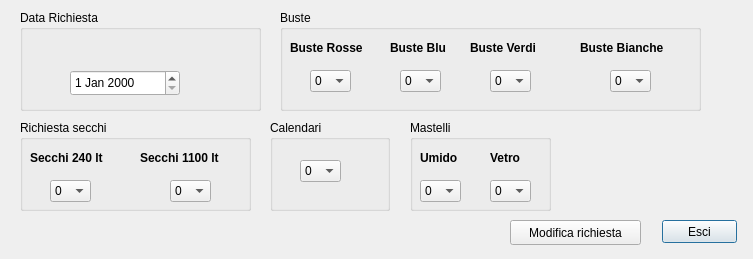
<?xml version="1.0" encoding="UTF-8"?>
<ui version="4.0">
 <class>ModificaRichiesta</class>
 <widget class="QDialog" name="ModificaRichiesta">
  <property name="geometry">
   <rect>
    <x>0</x>
    <y>0</y>
    <width>753</width>
    <height>259</height>
   </rect>
  </property>
  <property name="minimumSize">
   <size>
    <width>753</width>
    <height>259</height>
   </size>
  </property>
  <property name="maximumSize">
   <size>
    <width>753</width>
    <height>259</height>
   </size>
  </property>
  <property name="windowTitle">
   <string>Modifica Richiesta</string>
  </property>
  <widget class="QGroupBox" name="grpMastelli">
   <property name="geometry">
    <rect>
     <x>410</x>
     <y>120</y>
     <width>141</width>
     <height>91</height>
    </rect>
   </property>
   <property name="title">
    <string>Mastelli</string>
   </property>
   <widget class="QLabel" name="lblUmido">
    <property name="geometry">
     <rect>
      <x>10</x>
      <y>30</y>
      <width>51</width>
      <height>16</height>
     </rect>
    </property>
    <property name="font">
     <font>
      <weight>75</weight>
      <bold>true</bold>
     </font>
    </property>
    <property name="text">
     <string>Umido</string>
    </property>
   </widget>
   <widget class="QComboBox" name="comboBoxUmido">
    <property name="geometry">
     <rect>
      <x>10</x>
      <y>60</y>
      <width>41</width>
      <height>22</height>
     </rect>
    </property>
    <item>
     <property name="text">
      <string>0</string>
     </property>
    </item>
    <item>
     <property name="text">
      <string>1</string>
     </property>
    </item>
    <item>
     <property name="text">
      <string>2</string>
     </property>
    </item>
    <item>
     <property name="text">
      <string>3</string>
     </property>
    </item>
    <item>
     <property name="text">
      <string>4</string>
     </property>
    </item>
    <item>
     <property name="text">
      <string>5</string>
     </property>
    </item>
   </widget>
   <widget class="QLabel" name="lblVetro">
    <property name="geometry">
     <rect>
      <x>80</x>
      <y>30</y>
      <width>41</width>
      <height>16</height>
     </rect>
    </property>
    <property name="font">
     <font>
      <weight>75</weight>
      <bold>true</bold>
     </font>
    </property>
    <property name="text">
     <string>Vetro</string>
    </property>
   </widget>
   <widget class="QComboBox" name="comboBoxVetro">
    <property name="geometry">
     <rect>
      <x>80</x>
      <y>60</y>
      <width>41</width>
      <height>22</height>
     </rect>
    </property>
    <item>
     <property name="text">
      <string>0</string>
     </property>
    </item>
    <item>
     <property name="text">
      <string>1</string>
     </property>
    </item>
    <item>
     <property name="text">
      <string>2</string>
     </property>
    </item>
    <item>
     <property name="text">
      <string>3</string>
     </property>
    </item>
    <item>
     <property name="text">
      <string>4</string>
     </property>
    </item>
    <item>
     <property name="text">
      <string>5</string>
     </property>
    </item>
   </widget>
  </widget>
  <widget class="QGroupBox" name="grpBuste">
   <property name="geometry">
    <rect>
     <x>280</x>
     <y>10</y>
     <width>421</width>
     <height>101</height>
    </rect>
   </property>
   <property name="title">
    <string>Buste</string>
   </property>
   <widget class="QLabel" name="lblRosse">
    <property name="geometry">
     <rect>
      <x>10</x>
      <y>30</y>
      <width>91</width>
      <height>16</height>
     </rect>
    </property>
    <property name="font">
     <font>
      <weight>75</weight>
      <bold>true</bold>
     </font>
    </property>
    <property name="text">
     <string>Buste Rosse</string>
    </property>
   </widget>
   <widget class="QLabel" name="lblBlu">
    <property name="geometry">
     <rect>
      <x>110</x>
      <y>30</y>
      <width>71</width>
      <height>16</height>
     </rect>
    </property>
    <property name="font">
     <font>
      <weight>75</weight>
      <bold>true</bold>
     </font>
    </property>
    <property name="text">
     <string>Buste Blu</string>
    </property>
   </widget>
   <widget class="QLabel" name="lblVerdi">
    <property name="geometry">
     <rect>
      <x>190</x>
      <y>30</y>
      <width>91</width>
      <height>16</height>
     </rect>
    </property>
    <property name="font">
     <font>
      <weight>75</weight>
      <bold>true</bold>
     </font>
    </property>
    <property name="text">
     <string>Buste Verdi</string>
    </property>
   </widget>
   <widget class="QLabel" name="lblBianche">
    <property name="geometry">
     <rect>
      <x>300</x>
      <y>30</y>
      <width>101</width>
      <height>16</height>
     </rect>
    </property>
    <property name="font">
     <font>
      <weight>75</weight>
      <bold>true</bold>
     </font>
    </property>
    <property name="text">
     <string>Buste Bianche</string>
    </property>
   </widget>
   <widget class="QComboBox" name="comboBoxRosse">
    <property name="geometry">
     <rect>
      <x>30</x>
      <y>60</y>
      <width>41</width>
      <height>22</height>
     </rect>
    </property>
    <item>
     <property name="text">
      <string>0</string>
     </property>
    </item>
    <item>
     <property name="text">
      <string>1</string>
     </property>
    </item>
    <item>
     <property name="text">
      <string>2</string>
     </property>
    </item>
    <item>
     <property name="text">
      <string>3</string>
     </property>
    </item>
    <item>
     <property name="text">
      <string>4</string>
     </property>
    </item>
    <item>
     <property name="text">
      <string>5</string>
     </property>
    </item>
   </widget>
   <widget class="QComboBox" name="comboBoxBlu">
    <property name="geometry">
     <rect>
      <x>120</x>
      <y>60</y>
      <width>41</width>
      <height>22</height>
     </rect>
    </property>
    <item>
     <property name="text">
      <string>0</string>
     </property>
    </item>
    <item>
     <property name="text">
      <string>1</string>
     </property>
    </item>
    <item>
     <property name="text">
      <string>2</string>
     </property>
    </item>
    <item>
     <property name="text">
      <string>3</string>
     </property>
    </item>
    <item>
     <property name="text">
      <string>4</string>
     </property>
    </item>
    <item>
     <property name="text">
      <string>5</string>
     </property>
    </item>
   </widget>
   <widget class="QComboBox" name="comboBoxVerdi">
    <property name="geometry">
     <rect>
      <x>210</x>
      <y>60</y>
      <width>41</width>
      <height>22</height>
     </rect>
    </property>
    <item>
     <property name="text">
      <string>0</string>
     </property>
    </item>
    <item>
     <property name="text">
      <string>1</string>
     </property>
    </item>
    <item>
     <property name="text">
      <string>2</string>
     </property>
    </item>
    <item>
     <property name="text">
      <string>3</string>
     </property>
    </item>
    <item>
     <property name="text">
      <string>4</string>
     </property>
    </item>
    <item>
     <property name="text">
      <string>5</string>
     </property>
    </item>
   </widget>
   <widget class="QComboBox" name="comboBoxBianche">
    <property name="geometry">
     <rect>
      <x>330</x>
      <y>60</y>
      <width>41</width>
      <height>22</height>
     </rect>
    </property>
    <item>
     <property name="text">
      <string>0</string>
     </property>
    </item>
    <item>
     <property name="text">
      <string>1</string>
     </property>
    </item>
    <item>
     <property name="text">
      <string>2</string>
     </property>
    </item>
    <item>
     <property name="text">
      <string>3</string>
     </property>
    </item>
    <item>
     <property name="text">
      <string>4</string>
     </property>
    </item>
    <item>
     <property name="text">
      <string>5</string>
     </property>
    </item>
   </widget>
  </widget>
  <widget class="QPushButton" name="BtnMaterialeEsci">
   <property name="geometry">
    <rect>
     <x>662</x>
     <y>220</y>
     <width>75</width>
     <height>23</height>
    </rect>
   </property>
   <property name="text">
    <string>Esci</string>
   </property>
  </widget>
  <widget class="QPushButton" name="btnSalva">
   <property name="geometry">
    <rect>
     <x>510</x>
     <y>220</y>
     <width>131</width>
     <height>25</height>
    </rect>
   </property>
   <property name="text">
    <string>Modifica richiesta</string>
   </property>
  </widget>
  <widget class="QGroupBox" name="grpCalendari">
   <property name="geometry">
    <rect>
     <x>270</x>
     <y>120</y>
     <width>120</width>
     <height>91</height>
    </rect>
   </property>
   <property name="title">
    <string>Calendari</string>
   </property>
   <widget class="QComboBox" name="comboBoxCalendari">
    <property name="geometry">
     <rect>
      <x>30</x>
      <y>40</y>
      <width>41</width>
      <height>22</height>
     </rect>
    </property>
    <item>
     <property name="text">
      <string>0</string>
     </property>
    </item>
    <item>
     <property name="text">
      <string>1</string>
     </property>
    </item>
    <item>
     <property name="text">
      <string>2</string>
     </property>
    </item>
    <item>
     <property name="text">
      <string>3</string>
     </property>
    </item>
    <item>
     <property name="text">
      <string>4</string>
     </property>
    </item>
    <item>
     <property name="text">
      <string>5</string>
     </property>
    </item>
   </widget>
  </widget>
  <widget class="QGroupBox" name="grpSecchi">
   <property name="geometry">
    <rect>
     <x>20</x>
     <y>120</y>
     <width>231</width>
     <height>91</height>
    </rect>
   </property>
   <property name="title">
    <string>Richiesta secchi</string>
   </property>
   <widget class="QComboBox" name="comboBoxSecchi240">
    <property name="geometry">
     <rect>
      <x>30</x>
      <y>60</y>
      <width>41</width>
      <height>22</height>
     </rect>
    </property>
    <item>
     <property name="text">
      <string>0</string>
     </property>
    </item>
    <item>
     <property name="text">
      <string>1</string>
     </property>
    </item>
    <item>
     <property name="text">
      <string>2</string>
     </property>
    </item>
    <item>
     <property name="text">
      <string>3</string>
     </property>
    </item>
    <item>
     <property name="text">
      <string>4</string>
     </property>
    </item>
    <item>
     <property name="text">
      <string>5</string>
     </property>
    </item>
   </widget>
   <widget class="QComboBox" name="comboBoxSecchi1100">
    <property name="geometry">
     <rect>
      <x>150</x>
      <y>60</y>
      <width>41</width>
      <height>22</height>
     </rect>
    </property>
    <item>
     <property name="text">
      <string>0</string>
     </property>
    </item>
    <item>
     <property name="text">
      <string>1</string>
     </property>
    </item>
    <item>
     <property name="text">
      <string>2</string>
     </property>
    </item>
    <item>
     <property name="text">
      <string>3</string>
     </property>
    </item>
    <item>
     <property name="text">
      <string>4</string>
     </property>
    </item>
    <item>
     <property name="text">
      <string>5</string>
     </property>
    </item>
   </widget>
   <widget class="QLabel" name="lblSecchi240">
    <property name="geometry">
     <rect>
      <x>10</x>
      <y>30</y>
      <width>91</width>
      <height>16</height>
     </rect>
    </property>
    <property name="font">
     <font>
      <weight>75</weight>
      <bold>true</bold>
     </font>
    </property>
    <property name="text">
     <string>Secchi 240 lt</string>
    </property>
   </widget>
   <widget class="QLabel" name="lblSecchi1100">
    <property name="geometry">
     <rect>
      <x>120</x>
      <y>30</y>
      <width>101</width>
      <height>16</height>
     </rect>
    </property>
    <property name="font">
     <font>
      <weight>75</weight>
      <bold>true</bold>
     </font>
    </property>
    <property name="text">
     <string>Secchi 1100 lt</string>
    </property>
   </widget>
  </widget>
  <widget class="QGroupBox" name="grpDataRichiesta">
   <property name="geometry">
    <rect>
     <x>20</x>
     <y>10</y>
     <width>241</width>
     <height>101</height>
    </rect>
   </property>
   <property name="title">
    <string>Data Richiesta</string>
   </property>
   <widget class="QDateEdit" name="dateEditRichiesta">
    <property name="geometry">
     <rect>
      <x>50</x>
      <y>60</y>
      <width>110</width>
      <height>26</height>
     </rect>
    </property>
   </widget>
  </widget>
 </widget>
 <resources/>
 <connections/>
</ui>
